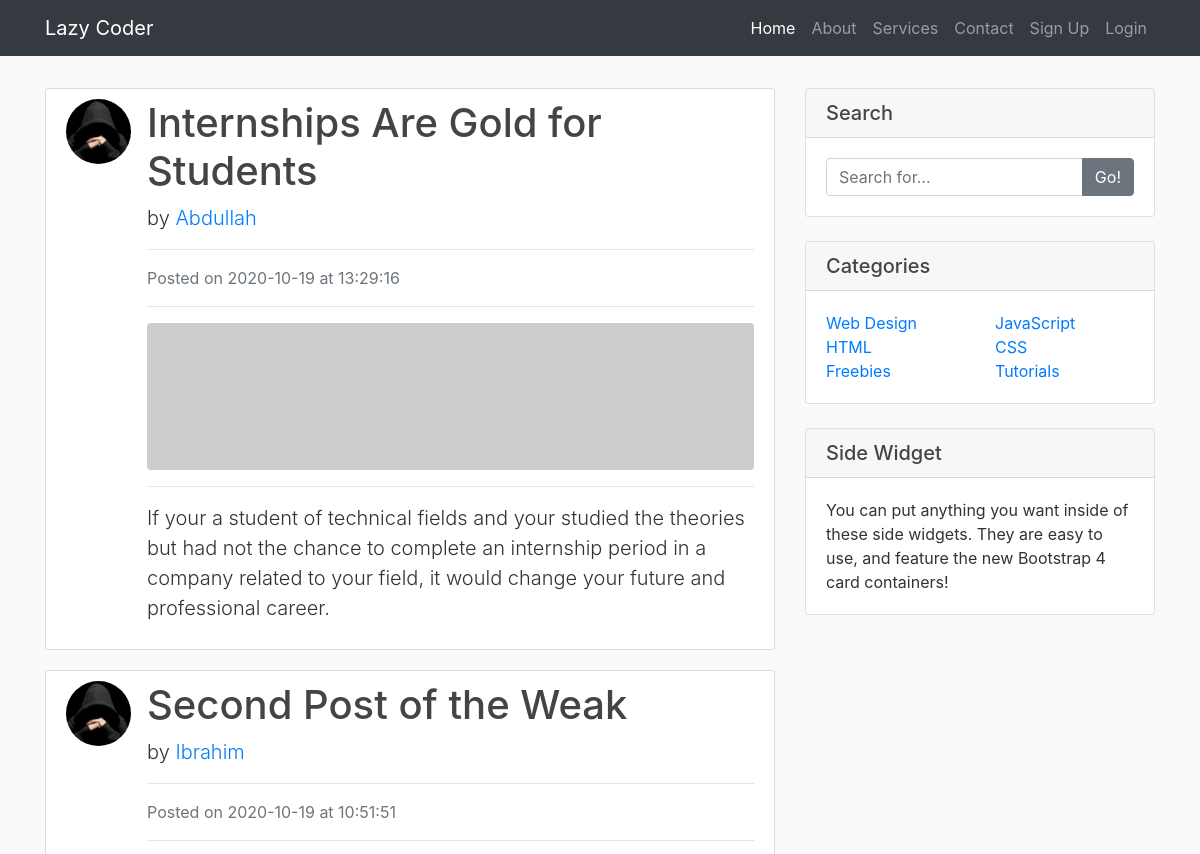
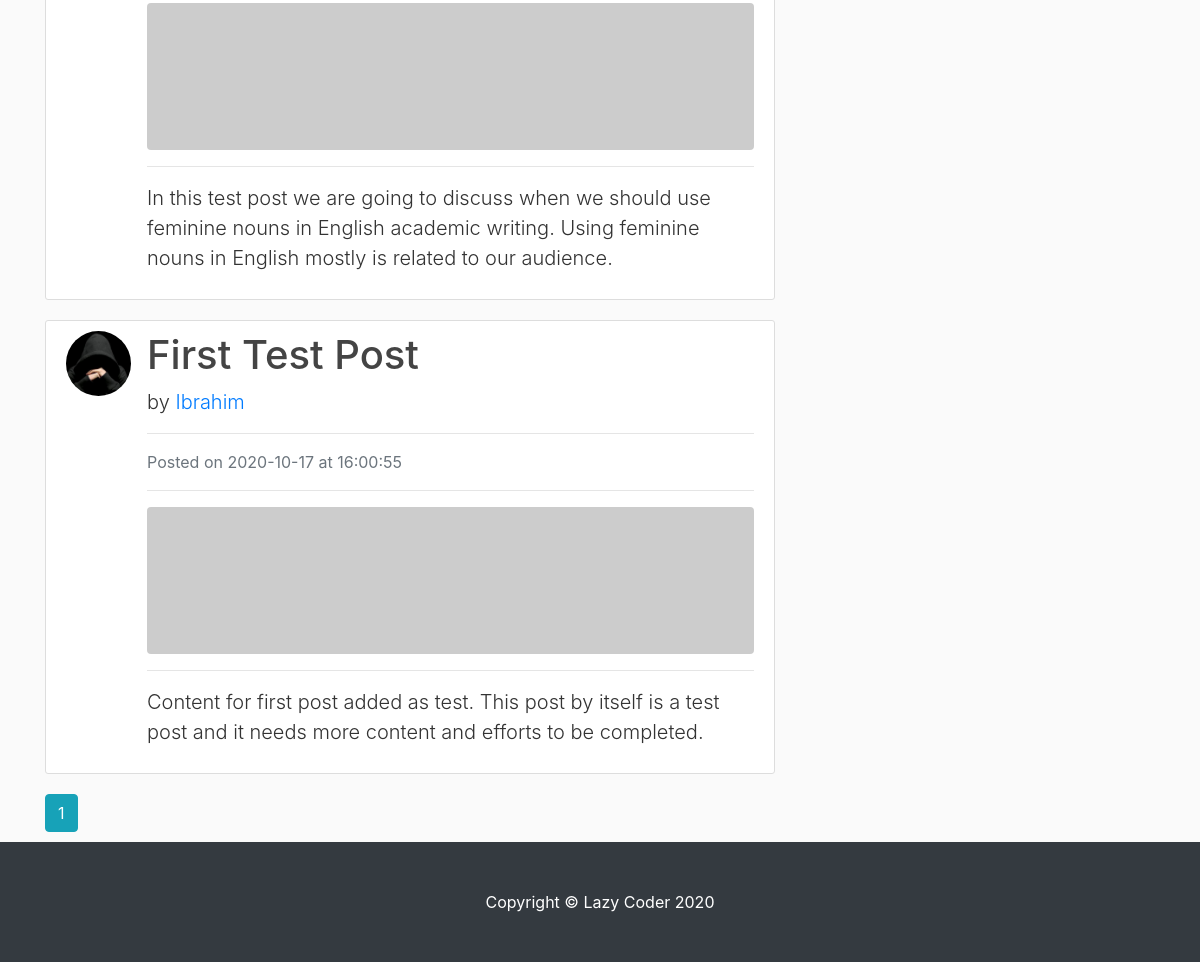
The page /home on the database its author committed (2 pictures, top to bottom).
### blog/models.py (models this page shows, shortened)
class Post(db.Model):
    id = db.Column(db.Integer, primary_key=True)
    title = db.Column(db.String(100), nullable=True)
    date_posted = db.Column(db.DateTime, nullable=False, default=datetime.utcnow)
    content = db.Column(db.Text, nullable=False)
    user_id = db.Column(db.Integer, db.ForeignKey('user.id'), nullable=False)

class User(db.Model, UserMixin):
    id = db.Column(db.Integer, primary_key=True)
    username = db.Column(db.String(255), unique=True, nullable=False)
    email = db.Column(db.String(255), unique=True, nullable=False)
    image_file = db.Column(db.String(20), nullable=False, default='default.jpg')
    password = db.Column(db.String(60), nullable = False)
    posts = db.relationship('Post', backref='author', lazy=True)

### blog/main/routes.py (the view)
@main.route('/')
@main.route('/home')
def home():
    page = request.args.get('page', 1, type=int)
    posts = Post.query.order_by(Post.date_posted.desc()).paginate(page=page, per_page=5)
    return render_template('home.html', posts=posts)

### blog/templates/home.html
{% extends "layout.html" %}
{% block content %}
    {% for post in posts.items %}
        <div class="media content-section">
            <img class="rounded-circle article-img" src="{{ url_for('static', filename='profiles/' + post.author.image_file) }}" alt="">
            <div class="media-body">
                <h1>
                    <a href="{{ url_for('post.show_post', post_id=post.id) }}" class="article-title">
                        {{ post.title }}
                    </a>
                </h1>
                <p class="lead">
                    by <a href="{{ url_for('user.user_posts', username=post.author.username) }}">{{ post.author.username }}</a>
                </p>
                <hr>
                <p class="text-muted">Posted on {{ post.date_posted.strftime('%Y-%m-%d') }} at {{ post.date_posted.strftime('%H:%M:%S') }}</p>
                <hr>
                <img class="img-fluid rounded" src="http://placehold.it/620x150" alt="">
                <hr>
                <p class="lead">{{ post.content }}</p>
            </div>
        </div>
    {% endfor %}
    {% for page_num in posts.iter_pages(left_edge=1, right_edge=1, left_current=1, right_current=2) %}
        {% if page_num %}
            {% if posts.page == page_num %}
                <a href="{{ url_for('main.home', page=page_num) }}" class="btn btn-info mr-1">{{ page_num }}</a>
            {% else %}
                <a href="{{ url_for('main.home', page=page_num) }}" class="btn btn-outline-info mr-1">{{ page_num }}</a>
            {% endif %}
        {% else %}
            ...
        {% endif %}
    {% endfor %}
{% endblock content %}
{% block sidebar %}
    <div class="card my-2">
        <h5 class="card-header">Search</h5>
        <div class="card-body">
            <div class="input-group">
                <input type="text" class="form-control" placeholder="Search for...">
                <span class="input-group-append">
                <button class="btn btn-secondary" type="button">Go!</button>
                </span>
            </div>
        </div>
    </div>
    <div class="card my-4">
        <h5 class="card-header">Categories</h5>
        <div class="card-body">
            <div class="row">
                <div class="col-lg-6">
                    <ul class="list-unstyled mb-0">
                        <li>
                            <a href="#">Web Design</a>
                        </li>
                        <li>
                            <a href="#">HTML</a>
                        </li>
                        <li>
                            <a href="#">Freebies</a>
                        </li>
                    </ul>
                </div>
                <div class="col-lg-6">
                    <ul class="list-unstyled mb-0">
                        <li>
                            <a href="#">JavaScript</a>
                        </li>
                        <li>
                            <a href="#">CSS</a>
                        </li>
                        <li>
                            <a href="#">Tutorials</a>
                        </li>
                    </ul>
                </div>
            </div>
        </div>
    </div>
    <div class="card my-4">
        <h5 class="card-header">Side Widget</h5>
        <div class="card-body">
            You can put anything you want inside of these side widgets. They are easy to use, and feature the new Bootstrap 4 card containers!
        </div>
    </div>
{% endblock sidebar %}

### blog/templates/layout.html (shortened to what this page needs)
<!DOCTYPE html>
<html lang="en">
<head>
    <link rel="stylesheet" href="https://stackpath.bootstrapcdn.com/bootstrap/4.3.1/css/bootstrap.min.css">
    <link rel="stylesheet" type="text/css" href="{{ url_for('static', filename='main.css') }}">
</head>
<body>
    <nav class="navbar navbar-expand-lg navbar-dark bg-dark fixed-top">
        <div class="container">
            <a class="navbar-brand" href="{{ url_for('main.home') }}">Lazy Coder</a>
            <div class="collapse navbar-collapse" id="navbarResponsive">
                <ul class="navbar-nav ml-auto">
                    <li class="nav-item active">
                        <a class="nav-link" href="{{ url_for('main.home') }}">Home
                        </a>
                    </li>
                    <li class="nav-item">
                        <a class="nav-link" href="{{ url_for('main.about') }}">About</a>
                    </li>
                    <li class="nav-item">
                        <a class="nav-link" href="{{ url_for('main.service') }}">Services</a>
                    </li>
                    <li class="nav-item">
                        <a class="nav-link" href="{{ url_for('main.contact') }}">Contact</a>
                    </li>
                    {% if current_user.is_authenticated %}
                        <li class="nav-item">
                            <a class="nav-link" href="{{ url_for('post.create_post') }}">Add Post</a>
                        </li>
                        <li class="nav-item"><li class="nav-item">
                            <a class="nav-link" href="{{ url_for('user.account') }}">Account</a>
                        </li>
                            <a class="nav-link" href="{{ url_for('user.logout') }}">Logout</a>
                        </li>
                    {% else %}
                        <li class="nav-item">
                            <a class="nav-link" href="{{ url_for('user.signup') }}">Sign Up</a>
                        </li>
                        <li class="nav-item">
                            <a class="nav-link" href="{{ url_for('user.login') }}">Login</a>
                        </li>
                    {% endif %}
                </ul>
            </div>
        </div>
    </nav>
    <div class="container">
        <div class="row">
            <div class="col-lg-8 mt-2" style="margin-bottom: 130px;">
                {% block content %} {% endblock content %}
            </div>
            <div class="col-md-4">
                {% block sidebar %} {% endblock sidebar %}
            </div>
        </div>
    </div>
    <footer class="py-5 bg-dark">
        <div class="container">
            <p class="m-0 text-center text-white">Copyright &copy; Lazy Coder 2020</p>
        </div>
    </footer>
</body>
</html>

### blog/static/main.css (style rules this page uses)
body { background: #fafafa; color: #333333; margin-top: 5rem; }
h1, h2, h3, h4, h5, h6 { color: #444444; }
.content-section { background: #ffffff; padding: 10px 20px; border: 1px solid #dddddd; border-radius: 3px; margin-bottom: 20px; }
.article-title { color: #444444; }
.article-img { height: 65px; width: 65px; margin-right: 16px; }
footer { position: fixed; left: 0; bottom: 0; width: 100%; }

### rows shown on the page
Post: image_file (placeholder picture), title "Internships Are Gold for Students", author.username "Abdullah", date_posted "2020-10-19", date_posted "13:29:16", content "If your a student of technical fields and your studied the theories but had not the chance to complete an internship period in a company related to your field, it would change your future and professional career."
Post: image_file (placeholder picture), title "Second Post of the Weak", author.username "Ibrahim", date_posted "2020-10-19", date_posted "10:51:51", content "In this test post we are going to discuss when we should use feminine nouns in English academic writing. Using feminine nouns in English mostly is related to our audience."
Post: image_file (placeholder picture), title "First Test Post", author.username "Ibrahim", date_posted "2020-10-17", date_posted "16:00:55", content "Content for first post added as test. This post by itself is a test post and it needs more content and efforts to be completed."

### other values the page prints
{{ page_num }} "1"
